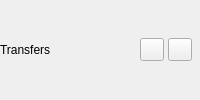
        <widget class="QWidget" name="pTransfers">
         <layout class="QHBoxLayout" name="pTransfersLayout">
          <property name="spacing">
           <number>4</number>
          </property>
          <property name="leftMargin">
           <number>0</number>
          </property>
          <property name="topMargin">
           <number>0</number>
          </property>
          <property name="rightMargin">
           <number>8</number>
          </property>
          <property name="bottomMargin">
           <number>0</number>
          </property>
          <item>
           <widget class="QLabel" name="lTransfers">
            <property name="text">
             <string>Transfers</string>
            </property>
           </widget>
          </item>
          <item>
           <spacer name="horizontalSpacer">
            <property name="orientation">
             <enum>Qt::Horizontal</enum>
            </property>
            <property name="sizeHint" stdset="0">
             <size>
              <width>40</width>
              <height>20</height>
             </size>
            </property>
           </spacer>
          </item>
          <item>
           <widget class="QToolButton" name="bPause">
            <property name="cursor">
             <cursorShape>PointingHandCursor</cursorShape>
            </property>
            <property name="icon">
             <iconset resource="../../../gui/Resources_win.qrc">
              <normaloff>:/images/sidebar_pause_ico.png</normaloff>:/images/sidebar_pause_ico.png</iconset>
            </property>
           </widget>
          </item>
          <item>
           <widget class="QToolButton" name="bSearch">
            <property name="cursor">
             <cursorShape>PointingHandCursor</cursorShape>
            </property>
            <property name="icon">
             <iconset resource="../../../gui/Resources_win.qrc">
              <normaloff>:/images/sidebar_search_ico.png</normaloff>:/images/sidebar_search_ico.png</iconset>
            </property>
           </widget>
          </item>
         </layout>
        </widget>
